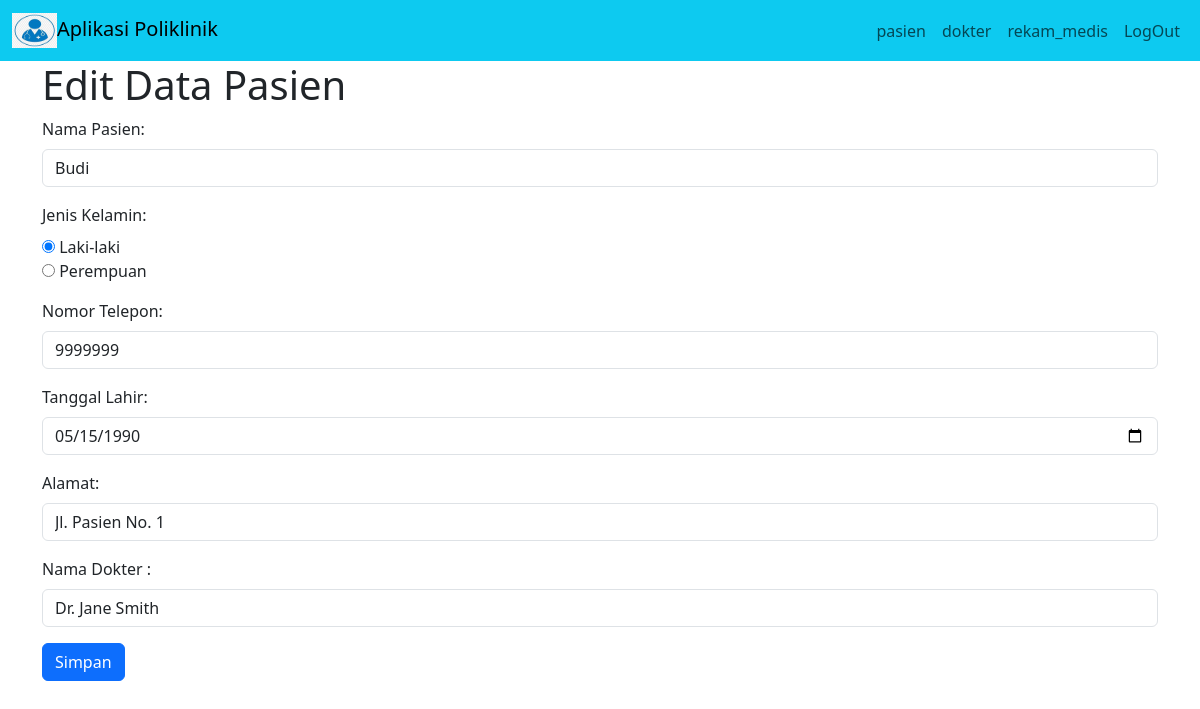
The page /?page=pasien/edit&id_pasien=1 on the database its author committed.
### tables this page shows
CREATE TABLE `pasien` (
  `id_pasien` int(11) NOT NULL,
  `nama_pasien` varchar(255) DEFAULT NULL,
  `jenis_kelamin` char(1) DEFAULT NULL,
  `no_telp` varchar(15) DEFAULT NULL,
  `tanggal_lahir` date DEFAULT NULL,
  `alamat_pasien` varchar(255) DEFAULT NULL,
  `id_dokter` int(11) DEFAULT NULL
);

### pasien/edit.php (the view, shortened to what this page needs)
<?php
include "koneksi.php";
$id_pasien = $_GET['id_pasien'];
$query = mysqli_query($koneksi, "SELECT * FROM Pasien WHERE id_pasien='$id_pasien'");
$data = mysqli_fetch_array($query);
?>
<h1>Edit Data Pasien</h1>
<form action="?page=pasien/update" method="POST">
    <div class="mb-3">
        <label for="nama_pasien" class="form-label">Nama Pasien:</label>
        <input type="text" name="nama_pasien" class="form-control" value="<?php echo $data['nama_pasien']; ?>">
    </div>
    <div class="mb-3">
        <label class="form-label">Jenis Kelamin:</label>
        <div>
            <input type="radio" name="jenis_kelamin" id="L" value="L" <?php echo ($data['jenis_kelamin'] == 'L') ? 'checked' : ''; ?>>
            <label for="L">Laki-laki</label>
        </div>
        <div>
            <input type="radio" name="jenis_kelamin" id="P" value="P" <?php echo ($data['jenis_kelamin'] == 'P') ? 'checked' : ''; ?>>
            <label for="P">Perempuan</label>
        </div>
    </div>
    <div class="mb-3">
        <label for="no_telp" class="form-label">Nomor Telepon:</label>
        <input type="text" name="no_telp" class="form-control" value="<?php echo $data['no_telp']; ?>">
    </div>
    <div class="mb-3">
        <label for="tanggal_lahir" class="form-label">Tanggal Lahir:</label>
        <input type="date" name="tanggal_lahir" class="form-control" value="<?php echo $data['tanggal_lahir']; ?>">
    </div>
    <div class="mb-3">
        <label for="alamat" class="form-label">Alamat:</label>
        <input type="text" name="alamat_pasien" class="form-control" value="<?php echo $data['alamat_pasien']; ?>">
    </div>
    <div class="mb-3">
        <label for="id_kamar" class="form-label">Nama Dokter :</label>
        <select name="id_dokter" class="form-control">
            <?php
            $query_kamar = mysqli_query($koneksi, "SELECT * FROM dokter");
            while ($row_kamar = mysqli_fetch_array($query_kamar)) {
                $selected = ($row_kamar['id_dokter'] == $data['id_dokter']) ? 'selected' : '';
                echo "<option value='" . $row_kamar['id_dokter'] . "' $selected>" . $row_kamar['nama_dokter'] . "</option>";
            }
            ?>
        </select>
    </div>
    <div class="mb-3">
        <input type="submit" class="btn btn-primary" value="Simpan">
    </div>
</form>

### rows shown on the page
pasien: nama_pasien "Budi", jenis_kelamin "☑ Laki-laki", jenis_kelamin "☐ Perempuan", no_telp "9999999", tanggal_lahir "05/15/1990", alamat_pasien "Jl. Pasien No. 1"

### other values the page prints
form field id_dokter "Dr. Jane Smith"
